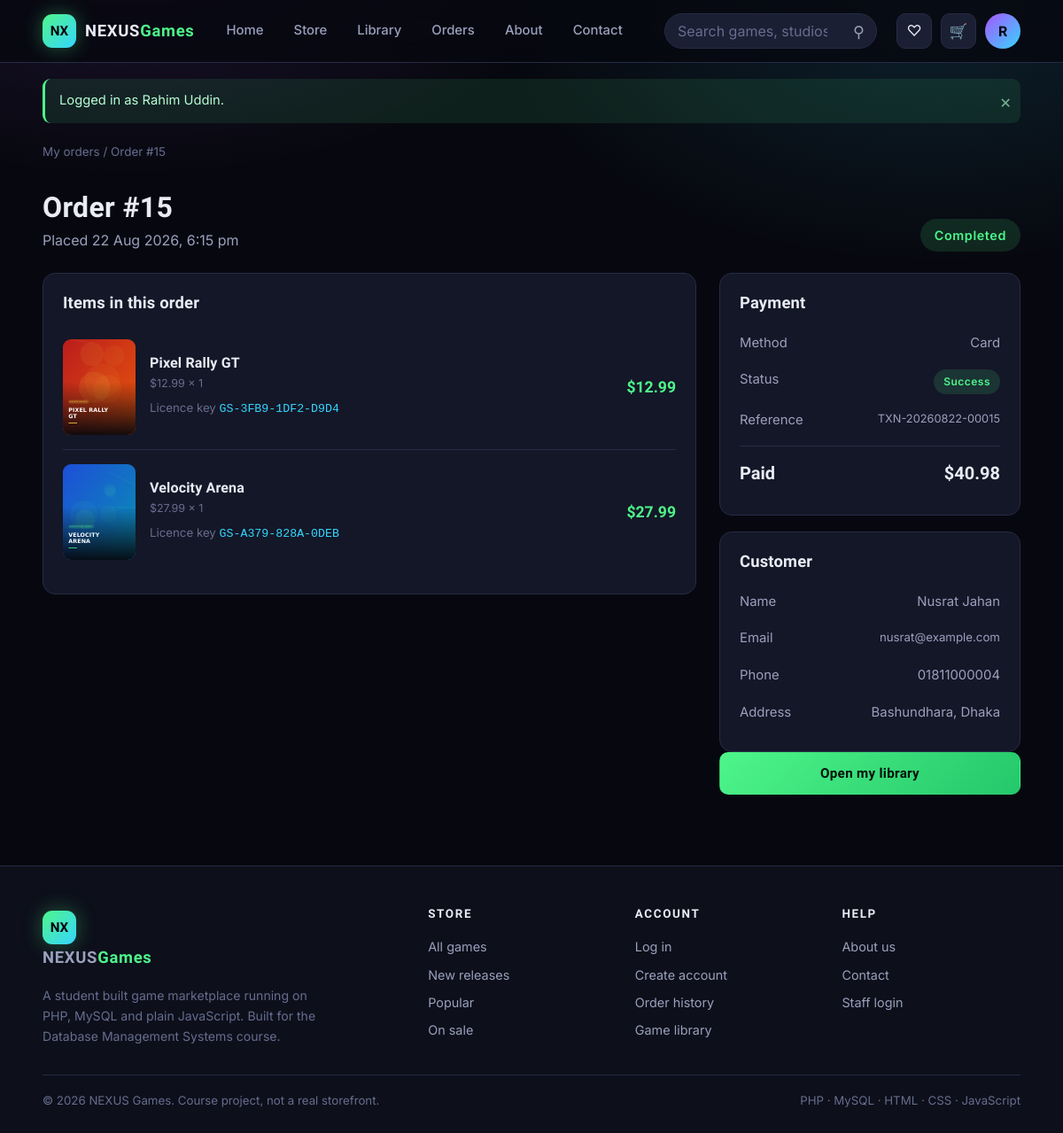
Screenshot of /order_details.php?id=15 (signed in) with the database file from the repository.
### tables this page shows
CREATE TABLE orders (
    order_id     INT AUTO_INCREMENT PRIMARY KEY,
    user_id      INT NOT NULL,
    total_amount DECIMAL(10,2) NOT NULL DEFAULT 0.00,
    order_status ENUM('pending','paid','completed','cancelled') NOT NULL DEFAULT 'pending',
    order_date   DATETIME NOT NULL DEFAULT CURRENT_TIMESTAMP,
    CONSTRAINT fk_orders_user FOREIGN KEY (user_id) REFERENCES users(user_id) ON DELETE CASCADE ON UPDATE CASCADE,
    CONSTRAINT chk_orders_total CHECK (total_amount >= 0)
);

CREATE TABLE order_items (
    order_item_id INT AUTO_INCREMENT PRIMARY KEY,
    order_id      INT NOT NULL,
    game_id       INT NOT NULL,
    quantity      INT NOT NULL DEFAULT 1,
    price         DECIMAL(10,2) NOT NULL,              
    CONSTRAINT fk_oi_order FOREIGN KEY (order_id) REFERENCES orders(order_id) ON DELETE CASCADE ON UPDATE CASCADE,
    CONSTRAINT fk_oi_game  FOREIGN KEY (game_id)  REFERENCES games(game_id)   ON UPDATE CASCADE,
    CONSTRAINT chk_oi_qty   CHECK (quantity > 0),
    CONSTRAINT chk_oi_price CHECK (price >= 0)
);

CREATE TABLE games (
    game_id      INT AUTO_INCREMENT PRIMARY KEY,
    title        VARCHAR(150)   NOT NULL,
    description  TEXT           NOT NULL,
    developer_id INT            NOT NULL,
    publisher_id INT            NOT NULL,
    category_id  INT            DEFAULT NULL,
    release_date DATE           NOT NULL,
    price        DECIMAL(10,2)  NOT NULL,
    stock        INT            NOT NULL DEFAULT 0,
    cover_image  VARCHAR(255)   DEFAULT NULL,
    status       ENUM('active','inactive') NOT NULL DEFAULT 'active',
    created_at   TIMESTAMP      NOT NULL DEFAULT CURRENT_TIMESTAMP,
    CONSTRAINT fk_games_developer FOREIGN KEY (developer_id) REFERENCES developers(developer_id) ON UPDATE CASCADE,
    CONSTRAINT fk_games_publisher FOREIGN KEY (publisher_id) REFERENCES publishers(publisher_id) ON UPDATE CASCADE,
    CONSTRAINT fk_games_category  FOREIGN KEY (category_id)  REFERENCES categories(category_id) ON DELETE SET NULL ON UPDATE CASCADE,
    CONSTRAINT chk_games_price CHECK (price >= 0),
    CONSTRAINT chk_games_stock CHECK (stock >= 0)
);

CREATE TABLE payments (
    payment_id            INT AUTO_INCREMENT PRIMARY KEY,
    order_id              INT NOT NULL UNIQUE,
    payment_method        ENUM('card','bkash','nagad','paypal','cash_on_delivery') NOT NULL,
    payment_status        ENUM('pending','success','failed','refunded') NOT NULL DEFAULT 'pending',
    transaction_reference VARCHAR(60) NOT NULL UNIQUE,
    amount                DECIMAL(10,2) NOT NULL,
    payment_date          DATETIME NOT NULL DEFAULT CURRENT_TIMESTAMP,
    CONSTRAINT fk_pay_order FOREIGN KEY (order_id) REFERENCES orders(order_id) ON DELETE CASCADE ON UPDATE CASCADE
);

CREATE TABLE users (
    user_id    INT AUTO_INCREMENT PRIMARY KEY,
    name       VARCHAR(100) NOT NULL,
    email      VARCHAR(120) NOT NULL UNIQUE,
    password   VARCHAR(255) NOT NULL,                
    phone      VARCHAR(20)  DEFAULT NULL,
    address    VARCHAR(255) DEFAULT NULL,
    role       ENUM('customer','admin') NOT NULL DEFAULT 'customer',
    status     ENUM('active','blocked') NOT NULL DEFAULT 'active',
    created_at TIMESTAMP NOT NULL DEFAULT CURRENT_TIMESTAMP,
    CONSTRAINT chk_users_email CHECK (email LIKE '%_@_%._%')
);

### backend/functions.php (called while the page is built, shortened)
<?php
function e($value) {
    return htmlspecialchars((string)$value, ENT_QUOTES, 'UTF-8');
}
function money($amount) {
    return '$' . number_format((float)$amount, 2);
}
function url($path = '') {
    return BASE_URL . ltrim($path, '/');
}
function cover_url($file) {
    $file = trim((string)$file);
    if ($file !== '' && file_exists(__DIR__ . '/../images/' . $file)) {
        return url('images/' . $file);
    }
    return url('images/placeholder.svg');
}

### order_details.php (the view, shortened to what this page needs)
<?php
require_once __DIR__ . '/backend/functions.php';
$orderId = (int)($_GET['id'] ?? 0);
$sql = 'SELECT o.*, u.name, u.email, u.phone, u.address,
               p.payment_method, p.payment_status, p.transaction_reference, p.payment_date
          FROM orders o
          JOIN users u ON u.user_id = o.user_id
     LEFT JOIN payments p ON p.order_id = o.order_id
         WHERE o.order_id = ?';
$params = [$orderId];
$stmt = $pdo->prepare($sql);
$stmt->execute($params);
$order = $stmt->fetch();
$lines = $pdo->prepare(
    'SELECT oi.quantity, oi.price, g.game_id, g.title, g.cover_image,
            (oi.quantity * oi.price) AS line_total
       FROM order_items oi JOIN games g ON g.game_id = oi.game_id
      WHERE oi.order_id = ?'
);
$lines->execute([$orderId]);
$items = $lines->fetchAll();
$keys = $pdo->prepare('SELECT game_id, license_key FROM library WHERE order_id = ? AND user_id = ?');
$keys->execute([$orderId, (int)$order['user_id']]);
$licenses = $keys->fetchAll(PDO::FETCH_KEY_PAIR);
require __DIR__ . '/backend/header.php';
?>
<div class="wrap breadcrumb">
  <a href="<?= url('orders.php') ?>">My orders</a> / Order #<?= (int)$orderId ?>
</div>
<div class="wrap page-head" style="display:flex;justify-content:space-between;align-items:flex-end;gap:14px;flex-wrap:wrap">
  <div>
    <h1>Order #<?= (int)$orderId ?></h1>
    <p>Placed <?= date('d M Y, g:i a', strtotime($order['order_date'])) ?></p>
  </div>
  <span class="status status-<?= e($order['order_status']) ?>" style="font-size:.9rem;padding:7px 16px">
    <?= e($order['order_status']) ?>
  </span>
</div>
<div class="wrap cart-layout">
  <div class="panel">
    <h3>Items in this order</h3>
    <?php foreach ($items as $item): ?>
      <div class="cart-item">
        <img src="<?= cover_url($item['cover_image']) ?>" alt="<?= e($item['title']) ?>">
        <div>
          <h4><a href="<?= url('game_details.php?id=' . (int)$item['game_id']) ?>"><?= e($item['title']) ?></a></h4>
          <p class="card-meta"><?= money($item['price']) ?> &times; <?= (int)$item['quantity'] ?></p>
          <?php if (isset($licenses[$item['game_id']])): ?>
            <p style="margin-top:7px;font-size:.83rem">
              <span style="color:var(--text-faint)">Licence key</span>
              <code style="color:var(--blue)"><?= e($licenses[$item['game_id']]) ?></code>
            </p>
          <?php endif; ?>
        </div>
        <div class="price"><?= money($item['line_total']) ?></div>
      </div>
    <?php endforeach; ?>
  </div>
  <div>
    <div class="panel">
      <h3>Payment</h3>
      <div class="summary-line"><span>Method</span><span><?= e(ucfirst(str_replace('_', ' ', (string)$order['payment_method']))) ?></span></div>
      <div class="summary-line"><span>Status</span>
        <span class="status status-<?= e($order['payment_status']) ?>"><?= e($order['payment_status']) ?></span>
      </div>
      <div class="summary-line"><span>Reference</span><span style="font-size:.8rem"><?= e($order['transaction_reference']) ?></span></div>
      <div class="summary-line total"><span>Paid</span><span><?= money($order['total_amount']) ?></span></div>
    </div>
    <div class="panel">
      <h3>Customer</h3>
      <div class="summary-line"><span>Name</span><span><?= e($order['name']) ?></span></div>
      <div class="summary-line"><span>Email</span><span style="font-size:.83rem"><?= e($order['email']) ?></span></div>
      <?php if ($order['phone']): ?>
        <div class="summary-line"><span>Phone</span><span><?= e($order['phone']) ?></span></div>
      <?php endif; ?>
      <?php if ($order['address']): ?>
        <div class="summary-line"><span>Address</span><span><?= e($order['address']) ?></span></div>
      <?php endif; ?>
    </div>
    <a class="btn btn-primary btn-block" href="<?= url('library.php') ?>">Open my library</a>
  </div>
</div>
<?php require __DIR__ . '/backend/footer.php'; ?>

### css/style.css (style rules this page uses)
:root { --bg: #07080f; --bg-soft: #0d0f1a; --surface: #12142099; --surface-solid: #141727; --surface-2: #1b1f33; --line: #262b45; --text: #e9ebf5; --text-dim: #9aa0bd; --text-faint: #666d8f; --green: #4ef58a; --purple: #a855ff; --blue: #35d6ff; --orange: #ff8a3d; --red: #ff4d6d; --radius: 14px; --radius-sm: 9px; --shadow: 0 18px 45px rgba(0,0,0,.55); --ease: cubic-bezier(.22,.9,.3,1); --display: 'Chakra Petch', 'Segoe UI', system-ui, sans-serif; --body: 'Inter', 'Segoe UI', system-ui, -apple-system, sans-serif; }
* { margin: 0; padding: 0; box-sizing: border-box; }
html { scroll-behavior: smooth; }
body { font-family: var(--body); background: var(--bg); color: var(--text); line-height: 1.6; min-height: 100vh; display: flex; flex-direction: column; background-image: radial-gradient(900px 500px at 12% -8%, rgba(168,85,255,.16), transparent 60%), radial-gradient(800px 480px at 88% 0%, rgba(53,214,255,.12), transparent 62%); background-attachment: fixed; }
a { color: inherit; text-decoration: none; }
img { max-width: 100%; display: block; }
h1, h2, h3, h4 { font-family: var(--display); font-weight: 700; line-height: 1.15; letter-spacing: .01em; }
.wrap { width: min(1240px, 92vw); margin-inline: auto; }
.btn { display: inline-flex; align-items: center; justify-content: center; gap: 8px; padding: 11px 22px; border: 1px solid transparent; border-radius: 10px; font-family: var(--display); font-weight: 600; font-size: .95rem; letter-spacing: .02em; cursor: pointer; text-align: center; transition: transform .18s var(--ease), box-shadow .22s var(--ease), background .2s var(--ease), border-color .2s var(--ease); }
.btn-block { width: 100%; }
.btn-primary { background: linear-gradient(135deg, var(--green), #24c76a); color: #04120a; }
.card-meta { font-size: .78rem; color: var(--text-faint); }
.price { font-family: var(--display); font-weight: 700; font-size: 1.1rem; color: var(--green); }
.panel { background: var(--surface-solid); border: 1px solid var(--line); border-radius: var(--radius); padding: 22px; }
.panel + .panel { margin-top: 18px; }
.panel h3 { font-size: 1.15rem; margin-bottom: 14px; }
.page-head { margin-top: 34px; margin-bottom: 22px; }
.page-head h1 { font-size: 2rem; }
.page-head p { color: var(--text-dim); margin-top: 6px; }
.breadcrumb { font-size: .84rem; color: var(--text-faint); margin-top: 22px; }
.status { display: inline-block; padding: 4px 11px; border-radius: 999px; font-size: .75rem; font-weight: 600; letter-spacing: .04em; text-transform: capitalize; }
.status-completed, .status-success, .status-active { background: rgba(78,245,138,.13); color: var(--green); }
.cart-layout { display: grid; grid-template-columns: 1fr 340px; gap: 26px; margin-top: 24px; align-items: start; }
.cart-item { display: grid; grid-template-columns: 82px 1fr auto; gap: 16px; padding: 16px 0; border-bottom: 1px solid var(--line); align-items: center; }
.cart-item:last-child { border-bottom: none; }
.cart-item img { width: 82px; height: 108px; object-fit: cover; border-radius: var(--radius-sm); }
.cart-item h4 { font-size: 1rem; margin-bottom: 4px; }
.summary-line { display: flex; justify-content: space-between; padding: 9px 0; font-size: .93rem; color: var(--text-dim); }
.summary-line.total { border-top: 1px solid var(--line); margin-top: 8px; padding-top: 14px; font-family: var(--display); font-size: 1.25rem; font-weight: 700; color: var(--text); }

### rows the page displays
orders: order_date "22 Aug 2026, 6:15 pm", order_status "Completed", payments.payment_method "Card", payments.payment_status "Success", payments.transaction_reference "TXN-20260822-00015", total_amount "$40.98", user.name "Nusrat Jahan", user.email "nusrat@example.com", user.phone "01811000004", user.address "Bashundhara, Dhaka"
order_items: game.cover_image (picture), game.title "Pixel Rally GT", price "$12.99", quantity "1", game.game_id "GS-3FB9-1DF2-D9D4", line_total "$12.99"
order_items: game.cover_image (picture), game.title "Velocity Arena", price "$27.99", quantity "1", game.game_id "GS-A379-828A-0DEB", line_total "$27.99"

### other values shown
substr(current_user_name(), 0, 1) "R"
$f['message'] "Logged in as Rahim Uddin."
$orderId "15"
SITE_NAME "NEXUS Games"
